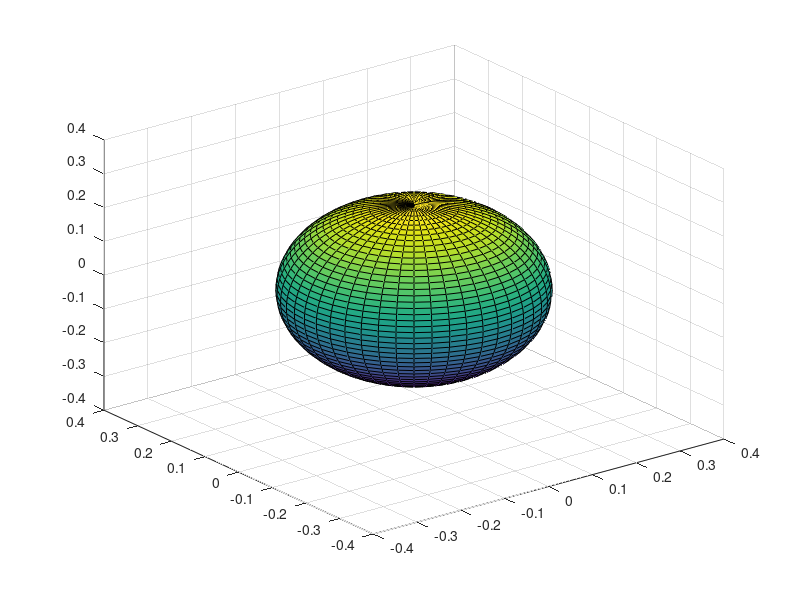

Reproduce this figure in MATLAB. (Note: this script raises an error after producing the figure.)
% lightexample
% Demonstrates animation via changing the position properties of objects 
% as well as the lighting of 3D objects.
%
%
%% Create a sphere that represents a planet as template...
% [ x1 y1 z1 ] is 3 matrices defining the coordinates of the surface.
%
[x1 y1 z1 ]= sphere(48);

%% Generate two new sphere templates for different sizes
% by scaling the original template to 25 percent and 12 percent
% new templates are stored in [x2,y2,z2] and [xx2,yy2,zz2] 
% 
x2=x1*0.25; y2=y1*0.25; z2=z1*0.25;
xx2=x1*0.12; yy2=y1*0.12; zz2=z1*0.12;
% zz3 will be used to help generate more spheres which are shifted
% along the z-direction.
z3=z2+0.9 ; zz3 = zz2 + 0.9  ; 

%% Plot planet1 and define lighting effects on surfaces
% Note : its handle will be s1. 

s1 = surf( x2,y2,z2); 

lighting phong  % better reflections off curved surfaces

% We do not want a clearing of figure window after each draw.
hold on;

%%  Create more spheres  
x3=x2-1.0; xx3 = xx2 - 1.0 ;
%planet 2
s2 = surf( xx3,yy2,zz2);
x4=x2+1.0;
x5 = x2+0.23; xx5 = xx2 + 0.23 ;
%  surf( x4,y2,z2)
y3=y2-1.0; yy3 = yy2 - 1.0 ; 
y4=y2+0.9;
y5 = y2- 0.23;
% three more planets ... 
s3 = surf( xx5,yy3,zz3);
s4 =  surf( x5,y4,-z3);
s5 = surf( x5,y5,z3);
y6 = y2+0.8;
%last one
% % surf( x5,y6,z2)
%% Define axis properties and also create a light source. 
axis equal
shading interp
axis off
% light('Position',[1 0 0],'Style','infinite');
light('Position',[0.5 0 0.9 ],'Style','infinite');
lighting phong 

%%  Give color to each planet. 
set (s1, 'FaceColor' ,  [ 1 0 0 ] ) ;
set (s2, 'FaceColor' ,  [ 0 1 0 ] ) ;
set (s3, 'FaceColor' ,  [ 1 1 0 ] ) ;
set (s4, 'FaceColor' ,  [ 0 0.7 0.7 ] ) 

%% Fix the axis range to drawing area scaling factor .....
ha= gca;
set( ha , 'XLim' , [-3 , 3 ]) ; 
set( ha , 'YLim' , [-3 , 3 ]) ; 
% set( ha , 'Zlim' , [-3 , 3 ] ); 

pause
% set( s2, 'Visible' , 'off' ); This would make a sphere invisible!

%% MAIN ANIMATION LOOP 
% loop around a number of circles ( i.e. 5*(2*pi) ) 
% For each picture we step thro' pi/100 radiant angles.  
%  you can adjust this step-length to see its effects on smoothness 
for a = 1:pi/100:5*pi 
    x = xx3 +1.3*(1.0 - cos(2.5*a) ) ;
    y = yy2 + 1.3*sin(2*a);
    set(s2,'XData' , x );
    set(s2,'YData' , y );
    
    x = x2 -1.4*(1.0 - cos(a) ) ;
    y = y2 -1.4*sin(a);
    set(s1,'XData' , x );
    set(s1,'YData' , y );  
    
    x = xx5 -0.8*(1.0 - cos(3*a) ) ;
    z = zz3 - 0.8*sin(3*a);
    set(s3,'XData' , x );
    set(s3,'ZData' , z );  
      
    x = x5 +1.1*(1.0 - cos(a) ) ;
    y = y5 + 1.1   *sin(a);
    set(s5,'XData' , x );
    set(s5,'YData' , y );
    
    x = x4 -1.1*(1.0 - cos(a) ) ;
    y = y4 + 1.1   *sin(a);
    z = -z3+ 0.4*(1.0-cos(a)) ;
    set(s4,'XData' , x );
    set(s4,'YData' , y );
    set(s4,'ZData' , z ); 
% you can adjust the pause period to improve speed of animation.
    pause(0.10  ) ;    
end
 
    
    
    

